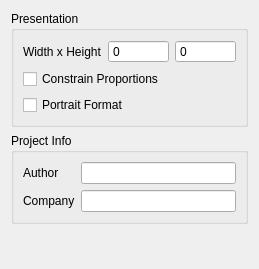
<?xml version="1.0" encoding="UTF-8"?>
<ui version="4.0">
 <class>StudioProjectSettingsPage</class>
 <widget class="QWidget" name="StudioProjectSettingsPage">
  <property name="geometry">
   <rect>
    <x>0</x>
    <y>0</y>
    <width>259</width>
    <height>269</height>
   </rect>
  </property>
  <layout class="QVBoxLayout" name="verticalLayout">
   <item>
    <widget class="QGroupBox" name="groupBox">
     <property name="title">
      <string>Presentation</string>
     </property>
     <layout class="QFormLayout" name="formLayout_2">
      <item row="0" column="0">
       <widget class="QLabel" name="label">
        <property name="text">
         <string>Width x Height</string>
        </property>
        <property name="buddy">
         <cstring>m_ClientSizeWidth</cstring>
        </property>
       </widget>
      </item>
      <item row="0" column="1">
       <layout class="QHBoxLayout" name="horizontalLayout">
        <item>
         <widget class="QSpinBox" name="m_ClientSizeWidth">
          <property name="buttonSymbols">
           <enum>QAbstractSpinBox::NoButtons</enum>
          </property>
         </widget>
        </item>
        <item>
         <widget class="QSpinBox" name="m_ClientSizeHeight">
          <property name="buttonSymbols">
           <enum>QAbstractSpinBox::NoButtons</enum>
          </property>
         </widget>
        </item>
       </layout>
      </item>
      <item row="2" column="0" colspan="2">
       <widget class="QCheckBox" name="m_checkConstrainProportions">
        <property name="text">
         <string>Constrain Proportions</string>
        </property>
       </widget>
      </item>
      <item row="4" column="0" colspan="2">
       <widget class="QCheckBox" name="m_checkPortraitFormat">
        <property name="text">
         <string>Portrait Format</string>
        </property>
       </widget>
      </item>
     </layout>
    </widget>
   </item>
   <item>
    <widget class="QGroupBox" name="groupBox_2">
     <property name="title">
      <string>Project Info</string>
     </property>
     <layout class="QFormLayout" name="formLayout">
      <item row="0" column="0">
       <widget class="QLabel" name="label_2">
        <property name="text">
         <string>Author</string>
        </property>
        <property name="buddy">
         <cstring>m_Author</cstring>
        </property>
       </widget>
      </item>
      <item row="0" column="1">
       <widget class="QLineEdit" name="m_Author"/>
      </item>
      <item row="1" column="0">
       <widget class="QLabel" name="label_3">
        <property name="text">
         <string>Company</string>
        </property>
        <property name="buddy">
         <cstring>m_Company</cstring>
        </property>
       </widget>
      </item>
      <item row="1" column="1">
       <widget class="QLineEdit" name="m_Company"/>
      </item>
     </layout>
    </widget>
   </item>
   <item>
    <spacer name="verticalSpacer">
     <property name="orientation">
      <enum>Qt::Vertical</enum>
     </property>
     <property name="sizeHint" stdset="0">
      <size>
       <width>20</width>
       <height>0</height>
      </size>
     </property>
    </spacer>
   </item>
  </layout>
 </widget>
 <tabstops>
  <tabstop>m_ClientSizeWidth</tabstop>
  <tabstop>m_ClientSizeHeight</tabstop>
  <tabstop>m_checkConstrainProportions</tabstop>
  <tabstop>m_checkPortraitFormat</tabstop>
  <tabstop>m_Author</tabstop>
  <tabstop>m_Company</tabstop>
 </tabstops>
 <resources/>
 <connections/>
</ui>
